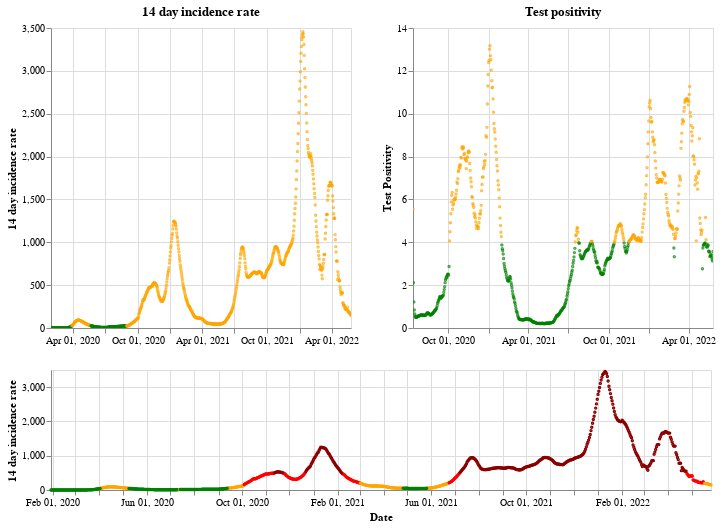

Source (notebook cell):
### Markdown cell above
## England

### Code cell
plot_traffic_light('England')

### Figure 1 — Vega-Lite specification as saved in the notebook (floating-point values rounded to 4 significant figures; data arrays with more than 128 entries replaced by an {"elided": "..."} marker saying what was removed)
{"config": {"view": {"continuousWidth": 400, "continuousHeight": 300}}, "vconcat": [{"hconcat": [{"mark": {"type": "point", "size": 2}, "encoding": {"color": {"condition": {"value": "green", "test": "(datum.twoWeeklyCasesRate <= 25)"}, "value": "orange"}, "tooltip": [{"type": "nominal", "field": "areaName"}, {"type": "temporal", "field": "date"}, {"type": "quantitative", "field": "twoWeeklyCasesRate"}, {"type": "quantitative", "field": "testPositivity"}], "x": {"type": "temporal", "axis": {"title": ""}, "field": "date", "scale": {"domain": {"selection": "DateBrush"}}, "timeUnit": "yearmonthdate"}, "y": {"type": "quantitative", "axis": {"title": "14 day incidence rate"}, "field": "twoWeeklyCasesRate"}}, "title": "14 day incidence rate", "width": 300}, {"mark": {"type": "point", "size": 2}, "encoding": {"color": {"condition": {"value": "green", "test": "(datum.testPositivity <= 4)"}, "value": "orange"}, "tooltip": [{"type": "nominal", "field": "areaName"}, {"type": "temporal", "field": "date"}, {"type": "quantitative", "field": "twoWeeklyCasesRate"}, {"type": "quantitative", "field": "testPositivity"}], "x": {"type": "temporal", "axis": {"title": ""}, "field": "date", "scale": {"domain": {"selection": "DateBrush"}}, "timeUnit": "yearmonthdate"}, "y": {"type": "quantitative", "axis": {"title": "Test Positivity"}, "field": "testPositivity"}}, "title": "Test positivity", "width": 300}]}, {"layer": [{"mark": {"type": "point", "size": 2}, "encoding": {"color": {"condition": {"value": "orange", "test": "(((datum.testPositivity < 4) && (datum.twoWeeklyCasesRate >= 50)) && (datum.twoWeeklyCasesRate < 200))"}, "value": "red"}, "opacity": {"condition": {"value": 1, "test": "((datum.twoWeeklyCasesRate >= 50) && (datum.twoWeeklyCasesRate < 500))"}, "value": 0}, "tooltip": [{"type": "nominal", "field": "areaName"}, {"type": "temporal", "field": "date"}, {"type": "quantitative", "field": "twoWeeklyCasesRate"}, {"type": "quantitative", "field": "testPositivity"}], "x": {"type": "temporal", "axis": {"title": "Date"}, "field": "date", "timeUnit": "yearmonthdate"}, "y": {"type": "quantitative", "axis": {"title": "14 day incidence rate"}, "field": "twoWeeklyCasesRate"}}, "selection": {"DateBrush": {"type": "interval", "encodings": ["x"], "fields": ["Time"]}}}, {"mark": {"type": "point", "size": 2}, "encoding": {"color": {"value": "darkred"}, "opacity": {"condition": {"value": 1, "test": "(datum.twoWeeklyCasesRate >= 500)"}, "value": 0}, "tooltip": [{"type": "nominal", "field": "areaName"}, {"type": "temporal", "field": "date"}, {"type": "quantitative", "field": "twoWeeklyCasesRate"}, {"type": "quantitative", "field": "testPositivity"}], "x": {"type": "temporal", "axis": {"title": "Date"}, "field": "date", "timeUnit": "yearmonthdate"}, "y": {"type": "quantitative", "axis": {"title": "14 day incidence rate"}, "field": "twoWeeklyCasesRate"}}}, {"mark": {"type": "point", "size": 2}, "encoding": {"color": {"condition": {"value": "green", "test": "((datum.testPositivity < 4) && (datum.twoWeeklyCasesRate < 50))"}, "value": "orange"}, "opacity": {"condition": {"value": 1, "test": "(datum.twoWeeklyCasesRate < 50)"}, "value": 0}, "tooltip": [{"type": "nominal", "field": "areaName"}, {"type": "temporal", "field": "date"}, {"type": "quantitative", "field": "twoWeeklyCasesRate"}, {"type": "quantitative", "field": "testPositivity"}], "x": {"type": "temporal", "axis": {"title": "Date"}, "field": "date", "timeUnit": "yearmonthdate"}, "y": {"type": "quantitative", "axis": {"title": "14 day incidence rate"}, "field": "twoWeeklyCasesRate"}}}], "height": 120, "width": 660}], "data": {"name": "data-f580751befbcd9a8b136b43bbb1058a8"}, "$schema": "https://vega.github.io/schema/vega-lite/v4.8.1.json", "datasets": {"data-f580751befbcd9a8b136b43bbb1058a8": {"elided": "848 records"}}}
